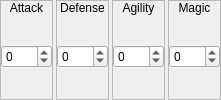
          <widget class="QWidget" name="wStats" native="true">
           <property name="sizePolicy">
            <sizepolicy hsizetype="Preferred" vsizetype="Fixed">
             <horstretch>0</horstretch>
             <verstretch>0</verstretch>
            </sizepolicy>
           </property>
           <layout class="QHBoxLayout" name="horizontalLayout_3">
            <property name="spacing">
             <number>3</number>
            </property>
            <property name="leftMargin">
             <number>0</number>
            </property>
            <property name="topMargin">
             <number>0</number>
            </property>
            <property name="rightMargin">
             <number>0</number>
            </property>
            <property name="bottomMargin">
             <number>0</number>
            </property>
            <item>
             <widget class="QFrame" name="frame_6">
              <property name="frameShape">
               <enum>QFrame::StyledPanel</enum>
              </property>
              <property name="frameShadow">
               <enum>QFrame::Raised</enum>
              </property>
              <layout class="QVBoxLayout" name="verticalLayout_6">
               <property name="spacing">
                <number>0</number>
               </property>
               <property name="leftMargin">
                <number>0</number>
               </property>
               <property name="topMargin">
                <number>0</number>
               </property>
               <property name="rightMargin">
                <number>0</number>
               </property>
               <property name="bottomMargin">
                <number>0</number>
               </property>
               <item>
                <widget class="QLabel" name="label_6">
                 <property name="sizePolicy">
                  <sizepolicy hsizetype="Preferred" vsizetype="Fixed">
                   <horstretch>0</horstretch>
                   <verstretch>0</verstretch>
                  </sizepolicy>
                 </property>
                 <property name="text">
                  <string>Attack</string>
                 </property>
                 <property name="alignment">
                  <set>Qt::AlignCenter</set>
                 </property>
                </widget>
               </item>
               <item>
                <widget class="QWidget" name="widget_6" native="true">
                 <layout class="QHBoxLayout" name="horizontalLayout">
                  <property name="spacing">
                   <number>0</number>
                  </property>
                  <property name="leftMargin">
                   <number>0</number>
                  </property>
                  <property name="topMargin">
                   <number>0</number>
                  </property>
                  <property name="rightMargin">
                   <number>0</number>
                  </property>
                  <property name="bottomMargin">
                   <number>0</number>
                  </property>
                  <item>
                   <widget class="QSpinBox" name="numAttack">
                    <property name="minimum">
                     <number>-127</number>
                    </property>
                    <property name="maximum">
                     <number>127</number>
                    </property>
                   </widget>
                  </item>
                 </layout>
                </widget>
               </item>
              </layout>
             </widget>
            </item>
            <item>
             <widget class="QFrame" name="frame_7">
              <property name="frameShape">
               <enum>QFrame::StyledPanel</enum>
              </property>
              <property name="frameShadow">
               <enum>QFrame::Raised</enum>
              </property>
              <layout class="QVBoxLayout" name="verticalLayout_7">
               <property name="spacing">
                <number>0</number>
               </property>
               <property name="leftMargin">
                <number>0</number>
               </property>
               <property name="topMargin">
                <number>0</number>
               </property>
               <property name="rightMargin">
                <number>0</number>
               </property>
               <property name="bottomMargin">
                <number>0</number>
               </property>
               <item>
                <widget class="QLabel" name="label_7">
                 <property name="sizePolicy">
                  <sizepolicy hsizetype="Preferred" vsizetype="Fixed">
                   <horstretch>0</horstretch>
                   <verstretch>0</verstretch>
                  </sizepolicy>
                 </property>
                 <property name="text">
                  <string>Defense</string>
                 </property>
                 <property name="alignment">
                  <set>Qt::AlignCenter</set>
                 </property>
                </widget>
               </item>
               <item>
                <widget class="QWidget" name="widget_7" native="true">
                 <layout class="QHBoxLayout" name="horizontalLayout_6">
                  <property name="spacing">
                   <number>0</number>
                  </property>
                  <property name="leftMargin">
                   <number>0</number>
                  </property>
                  <property name="topMargin">
                   <number>0</number>
                  </property>
                  <property name="rightMargin">
                   <number>0</number>
                  </property>
                  <property name="bottomMargin">
                   <number>0</number>
                  </property>
                  <item>
                   <widget class="QSpinBox" name="numDefense">
                    <property name="minimum">
                     <number>-127</number>
                    </property>
                    <property name="maximum">
                     <number>127</number>
                    </property>
                   </widget>
                  </item>
                 </layout>
                </widget>
               </item>
              </layout>
             </widget>
            </item>
            <item>
             <widget class="QFrame" name="frame_8">
              <property name="frameShape">
               <enum>QFrame::StyledPanel</enum>
              </property>
              <property name="frameShadow">
               <enum>QFrame::Raised</enum>
              </property>
              <layout class="QVBoxLayout" name="verticalLayout_8">
               <property name="spacing">
                <number>0</number>
               </property>
               <property name="leftMargin">
                <number>0</number>
               </property>
               <property name="topMargin">
                <number>0</number>
               </property>
               <property name="rightMargin">
                <number>0</number>
               </property>
               <property name="bottomMargin">
                <number>0</number>
               </property>
               <item>
                <widget class="QLabel" name="label_8">
                 <property name="sizePolicy">
                  <sizepolicy hsizetype="Preferred" vsizetype="Fixed">
                   <horstretch>0</horstretch>
                   <verstretch>0</verstretch>
                  </sizepolicy>
                 </property>
                 <property name="text">
                  <string>Agility</string>
                 </property>
                 <property name="alignment">
                  <set>Qt::AlignCenter</set>
                 </property>
                </widget>
               </item>
               <item>
                <widget class="QWidget" name="widget_8" native="true">
                 <layout class="QHBoxLayout" name="horizontalLayout_7">
                  <property name="spacing">
                   <number>0</number>
                  </property>
                  <property name="leftMargin">
                   <number>0</number>
                  </property>
                  <property name="topMargin">
                   <number>0</number>
                  </property>
                  <property name="rightMargin">
                   <number>0</number>
                  </property>
                  <property name="bottomMargin">
                   <number>0</number>
                  </property>
                  <item>
                   <widget class="QSpinBox" name="numAgility">
                    <property name="minimum">
                     <number>-127</number>
                    </property>
                    <property name="maximum">
                     <number>127</number>
                    </property>
                   </widget>
                  </item>
                 </layout>
                </widget>
               </item>
              </layout>
             </widget>
            </item>
            <item>
             <widget class="QFrame" name="frame_9">
              <property name="frameShape">
               <enum>QFrame::StyledPanel</enum>
              </property>
              <property name="frameShadow">
               <enum>QFrame::Raised</enum>
              </property>
              <layout class="QVBoxLayout" name="verticalLayout_9">
               <property name="spacing">
                <number>0</number>
               </property>
               <property name="leftMargin">
                <number>0</number>
               </property>
               <property name="topMargin">
                <number>0</number>
               </property>
               <property name="rightMargin">
                <number>0</number>
               </property>
               <property name="bottomMargin">
                <number>0</number>
               </property>
               <item>
                <widget class="QLabel" name="label_9">
                 <property name="sizePolicy">
                  <sizepolicy hsizetype="Preferred" vsizetype="Fixed">
                   <horstretch>0</horstretch>
                   <verstretch>0</verstretch>
                  </sizepolicy>
                 </property>
                 <property name="text">
                  <string>Magic</string>
                 </property>
                 <property name="alignment">
                  <set>Qt::AlignCenter</set>
                 </property>
                </widget>
               </item>
               <item>
                <widget class="QWidget" name="widget_9" native="true">
                 <layout class="QHBoxLayout" name="horizontalLayout_8">
                  <property name="spacing">
                   <number>0</number>
                  </property>
                  <property name="leftMargin">
                   <number>0</number>
                  </property>
                  <property name="topMargin">
                   <number>0</number>
                  </property>
                  <property name="rightMargin">
                   <number>0</number>
                  </property>
                  <property name="bottomMargin">
                   <number>0</number>
                  </property>
                  <item>
                   <widget class="QSpinBox" name="numMagic">
                    <property name="minimum">
                     <number>-127</number>
                    </property>
                    <property name="maximum">
                     <number>127</number>
                    </property>
                   </widget>
                  </item>
                 </layout>
                </widget>
               </item>
              </layout>
             </widget>
            </item>
           </layout>
          </widget>
